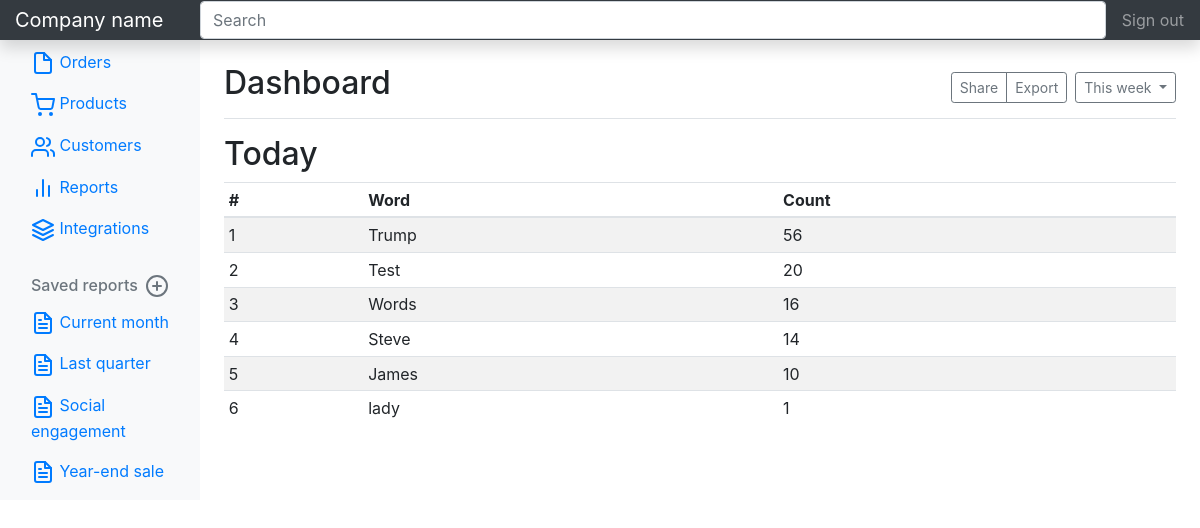
/dashboard/, run on the app's committed database.
### counter/models.py (models this page shows, shortened)
class Word(models.Model):
    word = models.CharField(max_length=200)
    number_of = models.IntegerField(default=1)

### counter/views.py (the view)
# urls.py: path('', views.dashboard, name='dashboard'),
def dashboard(request):
    words = Word.objects.all()
    x = [(word.word, word.number_of) for word in words]
    x.sort(key=lambda a: a[1])
    x.reverse()
    d = {w:n for w,n in enumerate(x, 1)}
    update()
    return render(request, 'counter/dashboard.html', {'words': d})

### counter/views.py (called while the page is built, shortened)
def update():
    current_words = Word()
    api = NewsApiClient(api_key='1f7851a84b9d499797e5518bee76b285')
    bbc = api.get_top_headlines(sources='bbc-news')['articles']

### counter/templates/counter/dashboard.html (shortened to what this page needs)
{% extends 'base.html' %} {% block content %} {% load staticfiles %}
        <main role="main" class="col-md-9 ml-sm-auto col-lg-10 px-4">
          <br/>
          <br/>
          <div class="d-flex justify-content-between flex-wrap flex-md-nowrap align-items-center pt-3 pb-2 mb-3 border-bottom">
            <h1 class="h2">Dashboard</h1>
            <div class="btn-toolbar mb-2 mb-md-0">
              <div class="btn-group mr-2">
                <button class="btn btn-sm btn-outline-secondary">Share</button>
                <button class="btn btn-sm btn-outline-secondary">Export</button>
              </div>
              <button class="btn btn-sm btn-outline-secondary dropdown-toggle">
                This week
              </button>
            </div>
          </div>
          <h2>Today</h2>
          <div class="table-responsive">
            <table class="table table-striped table-sm">
              <thead>
                <tr>
                  <th>#</th>
                  <th>Word</th>
                  <th>Count</th>
                </tr>
              </thead>
              <tbody>
                {% for k,v in words.items %}
                <tr>
                  <td>{{ k }}</td>
                  <td>{{ v.0 }}</td>
                  <td>{{ v.1 }}</td>
                  </tr>
                {% endfor %}
            </table>
          </div>
        </main>
      </div>
    </div>
    {% endblock %}

### data on the page
Word: word "Trump"
Word: word "Test"
Word: word "Words"
Word: word "Steve"
Word: word "James"
Word: word "lady"

### other printed values
{{ k }} "1" "2" "3" "4" "5" "6"
{{ v.1 }} "56" "20" "16" "14" "10" "1"
